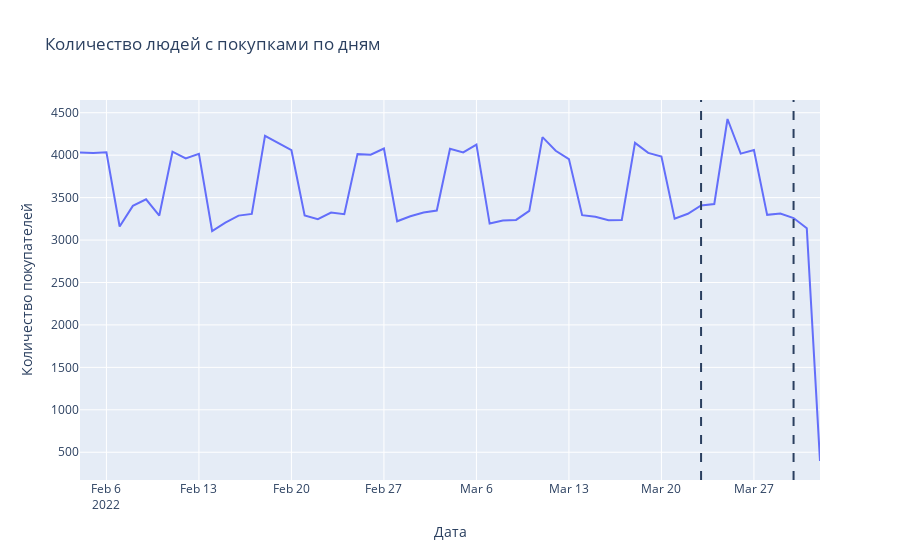

Here is the notebook cell this chart was saved with:
### Code cell
fig = px.line(ts, x="day", y="users_with_purchase",
              title="Количество людей с покупками по дням")

    # период теста: [2022-03-23, 2022-03-30)
test_start = pd.to_datetime("2022-03-23")
test_end   = pd.to_datetime("2022-03-30")
fig.add_vline(x=test_start, line_dash="dash")
fig.add_vline(x=test_end, line_dash="dash")
fig.add_vrect(x0=test_start, x1=test_end, opacity=0.15, line_width=0)

fig.update_layout(xaxis_title="Дата", yaxis_title="Количество покупателей")
fig.show()
